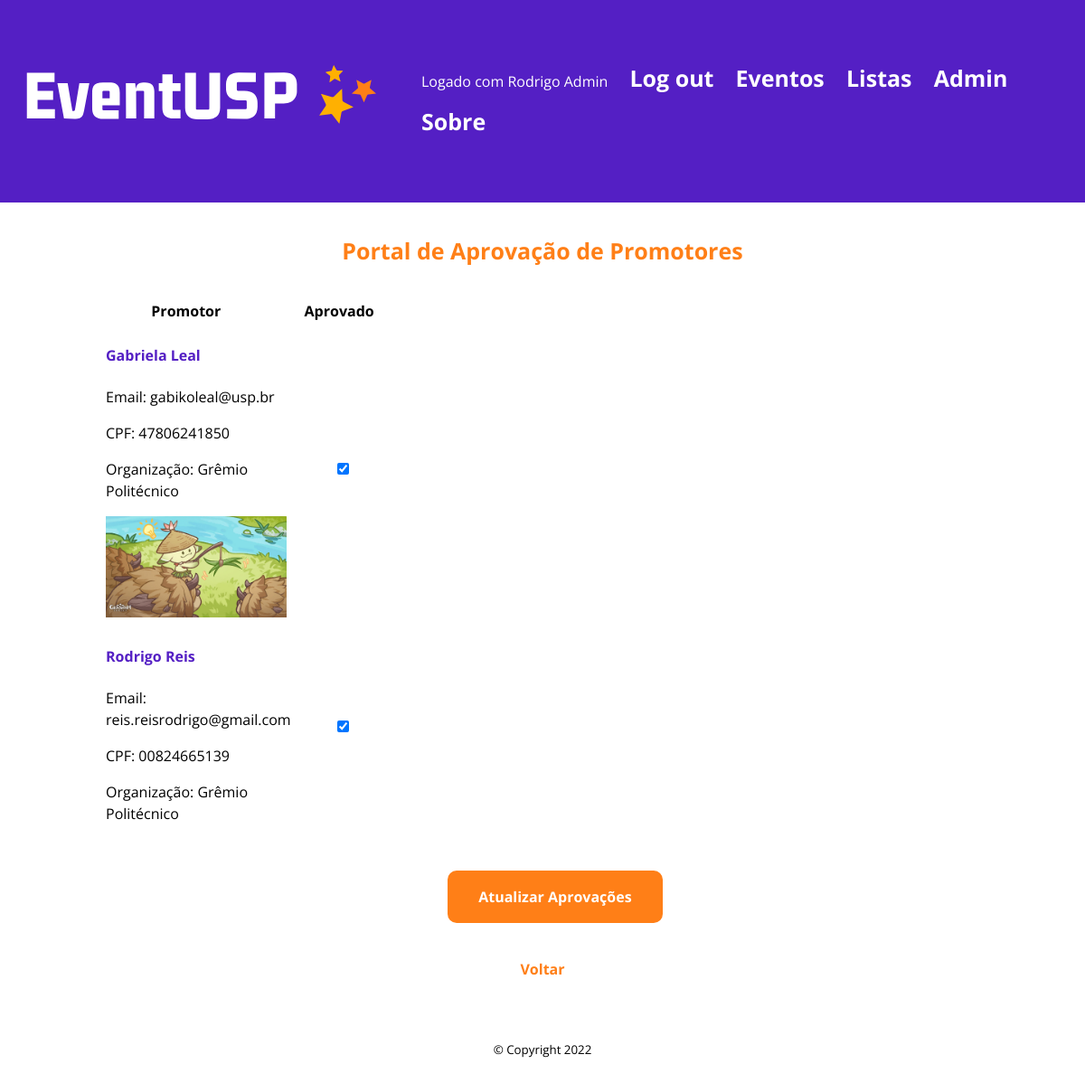
Page /accounts/admin_approved (signed in) on the committed database.
### accounts/models.py (models this page shows)
class User(AbstractUser):
    first_name = models.CharField(_("first name"), max_length=150)
    last_name = models.CharField(_("last name"), max_length=150)
    email = models.EmailField(_('email address'), unique=True)
    cpf = models.CharField(_('CPF'), max_length=11, unique=True)

class Promotor(models.Model):
    user = models.OneToOneField(
            User,
            on_delete=models.CASCADE,
            primary_key=True,
        )
    organizacao = models.ForeignKey(
            Organizacao,
            on_delete=models.CASCADE,
        )
    approved = models.BooleanField(default=False)
    request_date = models.DateTimeField(auto_now=True)
    profile_photo = models.ImageField(null=True, blank=True, upload_to="images/")
    def __str__(self):
        return f'{self.user.first_name} {self.user.last_name}'

class Organizacao(models.Model):
    org = models.CharField(max_length=60)
    def __str__(self):
            return f'{self.org}'

### accounts/views.py (the view)
# urls.py: path('admin_approved', views.admin_approved, name='admin_approved'),
@user_passes_test(lambda u: u.is_superuser)
def admin_approved(request):
    promotor_list = Promotor.objects.filter(approved=True).order_by('-request_date')
    if request.method == "POST":
        id_list = request.POST.getlist('boxes')
        for promotor in promotor_list:
            x = promotor.pk
            User.objects.get(pk=int(x)).groups.add(Group.objects.get(name='promotor_pendente'))
            User.objects.get(pk=int(x)).groups.remove(Group.objects.get(name='promotor'))
        promotor_list.update(approved=False)
        for x in id_list:
            Promotor.objects.filter(pk=int(x)).update(approved=True)
            User.objects.get(pk=int(x)).groups.add(Group.objects.get(name='promotor'))
            User.objects.get(pk=int(x)).groups.remove(Group.objects.get(name='promotor_pendente'))
        return HttpResponseRedirect(reverse('admin_approved'))
    else:
        return render(request, 'accounts/admin_approved.html', {"promotor_list":promotor_list})

### accounts/templates/accounts/admin_approved.html (shortened to what this page needs)
{% extends 'base.html' %}
{% block content %}
<h3 style="text-align:center">Portal de Aprovação de Promotores</h3>
<form action="" method=POST>
<table class="table table-striped table-hover table-bordered">
    <thead>
        <tr>
            <th scope="col">Promotor</th>
            <th scope="col">Aprovado</th>
        </tr>
    </thead>
    <tbody>
        {% for promotor in promotor_list %}
            <tr>
                <td>
                    <div class="dropdown">
                        <h4 style="color:#541FC4" class="dropdown-header">{{ promotor }}</h4>
                        <p class="dropdown-item" href="#">Email: {{ promotor.user.email }}</p>
                        <p class="dropdown-item" href="#">CPF: {{ promotor.user.cpf }}</p>
                        <p class="dropdown-item" href="#">Organização: {{ promotor.organizacao }}</p>
                        {% if promotor.profile_photo %}
                        <img src={{promotor.profile_photo.url}} width=200 height=auto alt={{promotor}}>
                        {% endif %}
                    </div>
                </td>
                <td>
                    {% if promotor.approved %}
                    <div class="form-check">
                        <input class="form-check-input" type="checkbox"
                            checked="checked" value = {{promotor.user.id}} name="boxes">
                    </div>
                    {% else %}
                    <div class="form-check">
                        <input class="form-check-input" type="checkbox"
                             value = {{promotor.user.id}} name="boxes">
                    </div>
                    {% endif %}
                </td>
        {% endfor %}
    </tbody>
</table>
<br>
<button style="margin-left: 40%" class="btn btn-secondary" type="submit">Atualizar Aprovações</button>
<p style="padding-top: 15px; text-align:center"><b><a href="{% url 'approvals' %}">Voltar</a></b></p>
</form>
{% endblock content %}

### staticpages/templates/base.html (shortened to what this page needs)
{% load static %}
<!DOCTYPE html>
<html lang="en">
<head>
    <link rel="stylesheet" type="text/css" href="{% static 'style.css' %}">
</head>
<body style="margin:0;">
    <header id="cabecalho-principal">
        <a href="{% url 'index' %}"> <img src="{% static 'logo.svg' %}"> </a>
        <nav id="navegacao-principal">
            <ul>
                {% if user.is_authenticated %}
                    <li style="color:white"> Logado com {{ user.first_name }} {{ user.last_name }} </li>
                    <li><a href="{% url 'logout' %}">Log out</a></li>
                    <li><a href="{% url 'events:index' %}">Eventos</a></li>
                    <li><a href="{% url 'events:lists' %}">Listas</a></li>
                        {% if user.is_superuser %}
                            <li><a href="{% url 'approvals' %}">Admin</a></li>
                        {% endif %}
                {% else %}
                    <li><a href="{% url 'login' %}">Log in</a></li>
                {% endif %}
                <li><a href="{% url 'about' %}">Sobre</a></li>
            </ul>
        </nav>
    </header>
    <main id="conteiner-principal">
        {% block content %}
        {% endblock content %}
    </main>
    <footer id="rodape-principal">
        <p>
            <small>&copy Copyright 2022</small>
        </p>
    </footer>
</body>
</html>

### static/style.css (style rules this page uses)
:root { --primary-color: #000000; --secondary-color: #FF7F17; --tertiary-color: #f44d27; --secondary-color-light: #FFB001; --tertiary-color-light: #ff6d28; --bg-color: #fff; --secondary-bg-color: #bdbdbd; --color-shadow: #a2a2a2; font-family: Inter, sans-serif; font-size: 16px; line-height: 1.5em; }
* { box-sizing: border-box; }
html, body { height: 100%; }
header#cabecalho-principal { margin: 0 auto; width: 100%; padding: 3rem 1rem; background-color: #541FC4; display: flex; justify-content: space-between; align-items: center; }
li a { font-family: "Open Sans", medium; font-size: 25px; color: var(--bg-color); font-weight: bold; text-decoration: none; }
body { font-family: "Open Sans", medium; display: flex; flex-direction: column; }
nav#navegacao-principal li { display: inline-block; padding: 10px; }
main#conteiner-principal { margin: 0 auto; width: 100%; max-width: 1080px; padding: 1rem 1rem; flex-grow: 1; }
footer#rodape-principal { display: flex; flex-direction: column; justify-content: center; align-items: center; padding: 1rem 1rem; }
a { color: var(--secondary-color); text-decoration: none; }
.dropdown { margin-left: 15%; margin-top: 5%; }
input { display: block; width: 100%; max-width: 560px; border: 1px solid var(--secondary-bg-color); border-radius: 5px; margin-bottom: 1rem; padding: 0.4rem 0.8rem; }
button { font-family: "Open Sans", medium; background-color: var(--secondary-color); border: 2px solid var(--secondary-color); color: var(--bg-color); border-radius: 10px; display: inline-block; font-size: medium; font-weight: bold; margin: 0.5rem 0; padding: 1rem 2rem; }
h3 { font-family: "Open Sans", medium; font-size: 25px; font-weight: bolder; color: var(--secondary-color); text-decoration: none; padding-bottom: 15px; }

### rows in the picture
User: first_name "Rodrigo", last_name "Admin"
Promotor: user_id.last_name "Gabriela Leal", user.email "gabikoleal@usp.br", user.cpf "47806241850", organizacao "Grêmio Politécnico", profile_photo (picture)
Promotor: user_id.last_name "Rodrigo Reis", user.email "reis.reisrodrigo@gmail.com", user.cpf "00824665139", organizacao "Grêmio Politécnico"
